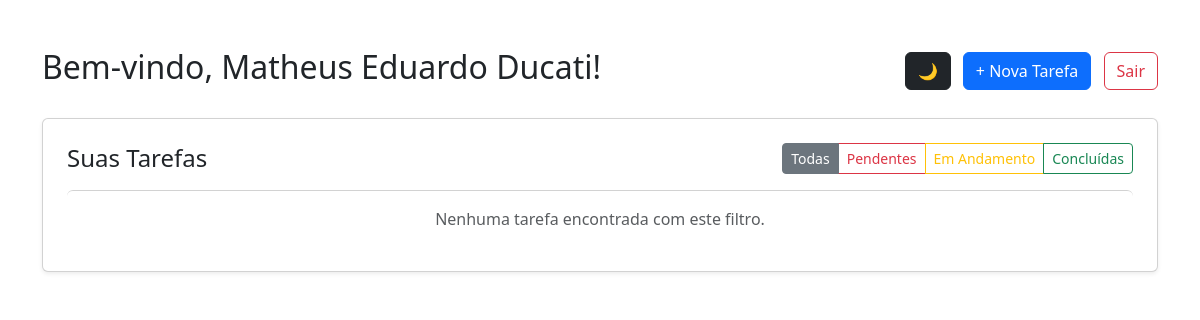
The app's page /tarefas/ (signed in), older data.
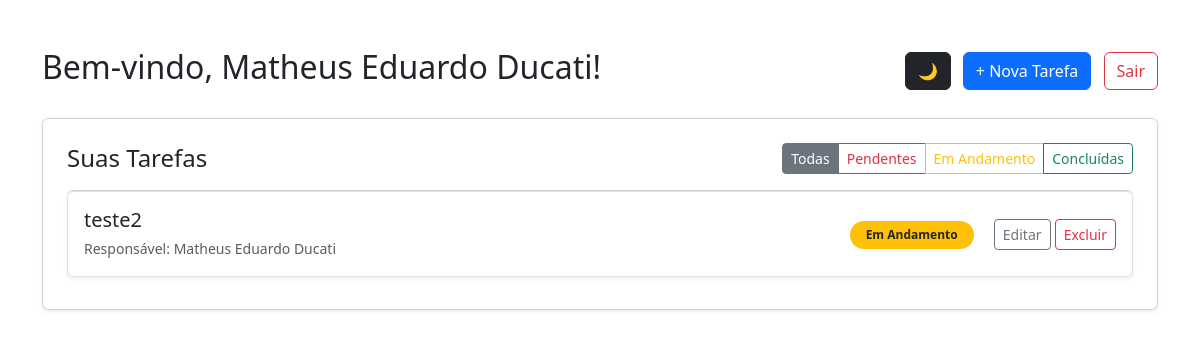
The same page, newer data.
### tarefas/models.py (models this page shows, shortened)
class Tarefa(models.Model):
    STATUS_CHOICES = [
        ('pendente', 'Pendente'),
        ('andamento', 'Em Andamento'),
        ('concluida', 'Concluída'),
    ]
    titulo = models.CharField(max_length=200)
    descricao = models.TextField(blank=True, null=True)
    status = models.CharField(max_length=20, choices=STATUS_CHOICES, default='pendente')
    criador = models.ForeignKey(User, on_delete=models.CASCADE, related_name='tarefas_criadas')
    atribuida_a = models.ForeignKey(User, on_delete=models.SET_NULL, null=True, blank=True, related_name='tarefas_atribuidas')
    criado_em = models.DateTimeField(auto_now_add=True)

### tarefas/views.py (the view)
# urls.py: path('', views.dashboard, name='dashboard'),
@login_required(login_url='/auth/login/')
def dashboard(request):
    status_filtro = request.GET.get('status')
    tarefas = Tarefa.objects.filter(
        Q(criador=request.user) | Q(atribuida_a=request.user)
    )
    if status_filtro:
        tarefas = tarefas.filter(status=status_filtro)
    return render(request, 'dashboard.html', {
        'tarefas': tarefas,
        'status_filtro': status_filtro
    })

### tarefas/templates/dashboard.html (shortened to what this page needs)
<!DOCTYPE html>
<html lang="pt-br">
<head>
    <link href="https://cdn.jsdelivr.net/npm/bootstrap@5.3.3/dist/css/bootstrap.min.css" rel="stylesheet">
</head>
<body>
    <div class="container mt-5">
        <div class="d-flex justify-content-between align-items-center mb-4">
            <h2>Bem-vindo, {{ request.user.username }}!</h2>
            <div>
                <button id="btnTema" class="btn btn-dark me-2">🌙</button>
                <a href="{% url 'nova_tarefa' %}" class="btn btn-primary me-2">+ Nova Tarefa</a>
                <a href="{% url 'logout' %}" class="btn btn-outline-danger">Sair</a>
            </div>
        </div>
        <div class="card shadow-sm p-4">
            <div class="d-flex justify-content-between align-items-center mb-3">
                <h4 class="m-0">Suas Tarefas</h4>
                <div class="btn-group">
                    <a href="{% url 'dashboard' %}" class="btn btn-sm btn-outline-secondary {% if not status_filtro %}active{% endif %}">Todas</a>
                    <a href="{% url 'dashboard' %}?status=pendente" class="btn btn-sm btn-outline-danger {% if status_filtro == 'pendente' %}active{% endif %}">Pendentes</a>
                    <a href="{% url 'dashboard' %}?status=andamento" class="btn btn-sm btn-outline-warning {% if status_filtro == 'andamento' %}active{% endif %}">Em Andamento</a>
                    <a href="{% url 'dashboard' %}?status=concluida" class="btn btn-sm btn-outline-success {% if status_filtro == 'concluida' %}active{% endif %}">Concluídas</a>
                </div>
            </div>
            <ul class="list-group">
                {% for tarefa in tarefas %}
                    <li class="list-group-item d-flex justify-content-between align-items-center p-3 mb-2 shadow-sm rounded border">
                        <div>
                            <h5 class="mb-1">{{ tarefa.titulo }}</h5>
                            <small class="text-muted">Responsável: {{ tarefa.atribuida_a.username }}</small>
                        </div>
                        <div>
                            {% if tarefa.status == 'pendente' %}
                                <span class="badge bg-danger rounded-pill me-3 px-3 py-2">Pendente</span>
                            {% elif tarefa.status == 'andamento' %}
                                <span class="badge bg-warning text-dark rounded-pill me-3 px-3 py-2">Em Andamento</span>
                            {% else %}
                                <span class="badge bg-success rounded-pill me-3 px-3 py-2">Concluída</span>
                            {% endif %}
                            <a href="{% url 'editar_tarefa' tarefa.id %}" class="btn btn-sm btn-outline-secondary">Editar</a>
                            <a href="{% url 'excluir_tarefa' tarefa.id %}" class="btn btn-sm btn-outline-danger" onclick="return confirm('Tem certeza que deseja excluir esta tarefa? Essa ação não pode ser desfeita.');">Excluir</a>
                        </div>
                    </li>
                {% empty %}
                    <p class="text-muted mt-3 text-center">Nenhuma tarefa encontrada com este filtro.</p>
                {% endfor %}
            </ul>
        </div>
    </div>
</body>
</html>

Row changes from the older to the newer data that the page shows:
added Tarefa: titulo "teste2", atribuida_a.username "Matheus Eduardo Ducati", status "Em Andamento"
Text that changed along with them:
text no longer shown: "Nenhuma tarefa encontrada com este filtro."
